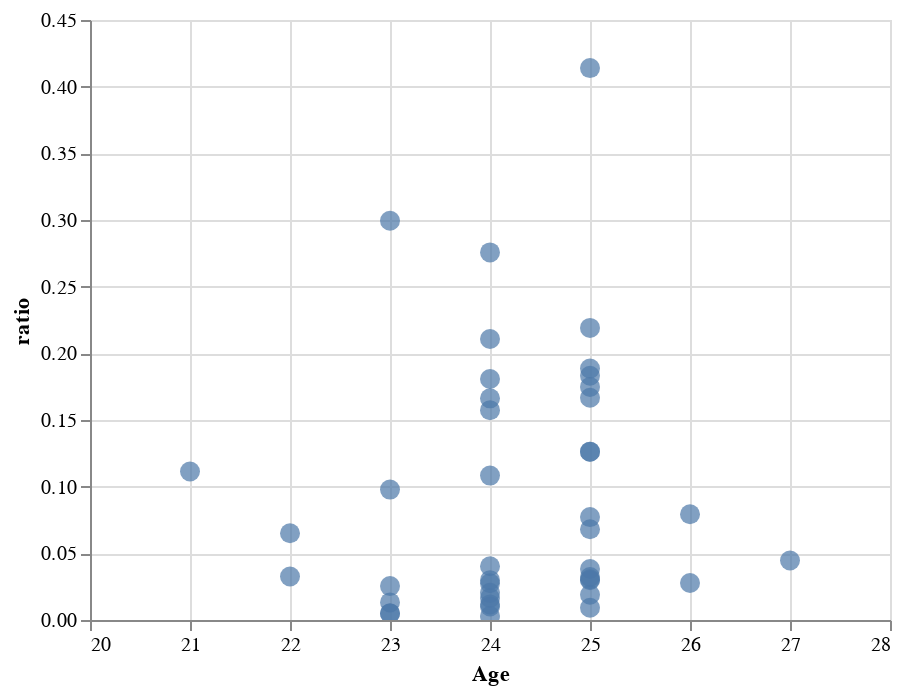

Notebook code cell kept with this figure:
### Code cell
c2=alt.Chart(age_medal).mark_circle(size=100).encode(
    x=alt.X('Age',scale=alt.Scale(domain=(20, 28))),
    y=alt.Y('ratio'),
    tooltip=['NOC:N']
).interactive()
c2

### Figure 1 — Vega-Lite specification as saved in the notebook (floating-point values rounded to 4 significant figures)
{"config": {"view": {"continuousWidth": 400, "continuousHeight": 300}}, "data": {"name": "data-22a655476a8fead93fe65312b857b8d3"}, "mark": {"type": "circle", "size": 100}, "encoding": {"tooltip": [{"type": "nominal", "field": "NOC"}], "x": {"type": "quantitative", "field": "Age", "scale": {"domain": [20, 28]}}, "y": {"type": "quantitative", "field": "ratio"}}, "selection": {"selector002": {"type": "interval", "bind": "scales", "encodings": ["x", "y"]}}, "$schema": "https://vega.github.io/schema/vega-lite/v4.8.1.json", "datasets": {"data-22a655476a8fead93fe65312b857b8d3": [{"NOC": "AUS", "Age": 24.0, "ath_count": 545, "medal_count": 15, "ratio": 0.02752}, {"NOC": "AUT", "Age": 25.0, "ath_count": 2186, "medal_count": 276, "ratio": 0.1263}, {"NOC": "BEL", "Age": 25.0, "ath_count": 209, "medal_count": 8, "ratio": 0.03828}, {"NOC": "BLR", "Age": 26.0, "ath_count": 541, "medal_count": 15, "ratio": 0.02773}, {"NOC": "BUL", "Age": 24.0, "ath_count": 589, "medal_count": 6, "ratio": 0.01019}, {"NOC": "CAN", "Age": 24.0, "ath_count": 2856, "medal_count": 602, "ratio": 0.2108}, {"NOC": "CHN", "Age": 23.0, "ath_count": 818, "medal_count": 80, "ratio": 0.0978}, {"NOC": "CRO", "Age": 22.0, "ath_count": 169, "medal_count": 11, "ratio": 0.06509}, {"NOC": "CZE", "Age": 26.0, "ath_count": 920, "medal_count": 73, "ratio": 0.07935}, {"NOC": "DEN", "Age": 27.0, "ath_count": 112, "medal_count": 5, "ratio": 0.04464}, {"NOC": "ESP", "Age": 23.0, "ath_count": 406, "medal_count": 2, "ratio": 0.004926}, {"NOC": "EST", "Age": 24.0, "ath_count": 425, "medal_count": 7, "ratio": 0.01647}, {"NOC": "EUN", "Age": 24.0, "ath_count": 214, "medal_count": 59, "ratio": 0.2757}, {"NOC": "FIN", "Age": 25.0, "ath_count": 1876, "medal_count": 411, "ratio": 0.2191}, {"NOC": "FRA", "Age": 25.0, "ath_count": 2057, "medal_count": 140, "ratio": 0.06806}, {"NOC": "FRG", "Age": 24.0, "ath_count": 757, "medal_count": 82, "ratio": 0.1083}, {"NOC": "GBR", "Age": 24.0, "ath_count": 1289, "medal_count": 52, "ratio": 0.04034}, {"NOC": "GDR", "Age": 23.0, "ath_count": 541, "medal_count": 162, "ratio": 0.2994}, {"NOC": "GER", "Age": 25.0, "ath_count": 2208, "medal_count": 386, "ratio": 0.1748}, {"NOC": "HUN", "Age": 23.0, "ath_count": 472, "medal_count": 12, "ratio": 0.02542}, {"NOC": "ITA", "Age": 25.0, "ath_count": 2474, "medal_count": 191, "ratio": 0.0772}, {"NOC": "JPN", "Age": 24.0, "ath_count": 2108, "medal_count": 63, "ratio": 0.02989}, {"NOC": "KAZ", "Age": 24.0, "ath_count": 598, "medal_count": 7, "ratio": 0.01171}, {"NOC": "KOR", "Age": 21.0, "ath_count": 772, "medal_count": 86, "ratio": 0.1114}, {"NOC": "LAT", "Age": 25.0, "ath_count": 491, "medal_count": 15, "ratio": 0.03055}, {"NOC": "LIE", "Age": 22.0, "ath_count": 276, "medal_count": 9, "ratio": 0.03261}, {"NOC": "LUX", "Age": 29.5, "ath_count": 26, "medal_count": 2, "ratio": 0.07692}, {"NOC": "NED", "Age": 24.0, "ath_count": 675, "medal_count": 122, "ratio": 0.1807}, {"NOC": "NOR", "Age": 25.0, "ath_count": 2326, "medal_count": 426, "ratio": 0.1831}, {"NOC": "NZL", "Age": 23.0, "ath_count": 200, "medal_count": 1, "ratio": 0.005}, {"NOC": "POL", "Age": 24.0, "ath_count": 1327, "medal_count": 27, "ratio": 0.02035}, {"NOC": "PRK", "Age": 19.0, "ath_count": 125, "medal_count": 2, "ratio": 0.016}, {"NOC": "ROU", "Age": 24.0, "ath_count": 674, "medal_count": 2, "ratio": 0.002967}, {"NOC": "RUS", "Age": 25.0, "ath_count": 1560, "medal_count": 260, "ratio": 0.1667}, {"NOC": "SLO", "Age": 25.0, "ath_count": 604, "medal_count": 18, "ratio": 0.0298}, {"NOC": "SUI", "Age": 25.0, "ath_count": 2108, "medal_count": 266, "ratio": 0.1262}, {"NOC": "SVK", "Age": 25.0, "ath_count": 546, "medal_count": 5, "ratio": 0.009158}, {"NOC": "SWE", "Age": 25.0, "ath_count": 2222, "medal_count": 419, "ratio": 0.1886}, {"NOC": "TCH", "Age": 24.0, "ath_count": 1004, "medal_count": 158, "ratio": 0.1574}, {"NOC": "UKR", "Age": 25.0, "ath_count": 580, "medal_count": 11, "ratio": 0.01897}, {"NOC": "URS", "Age": 25.0, "ath_count": 1063, "medal_count": 440, "ratio": 0.4139}, {"NOC": "USA", "Age": 24.0, "ath_count": 3748, "medal_count": 623, "ratio": 0.1662}, {"NOC": "UZB", "Age": 25.0, "ath_count": 31, "medal_count": 1, "ratio": 0.03226}, {"NOC": "YUG", "Age": 23.0, "ath_count": 530, "medal_count": 7, "ratio": 0.01321}]}}
